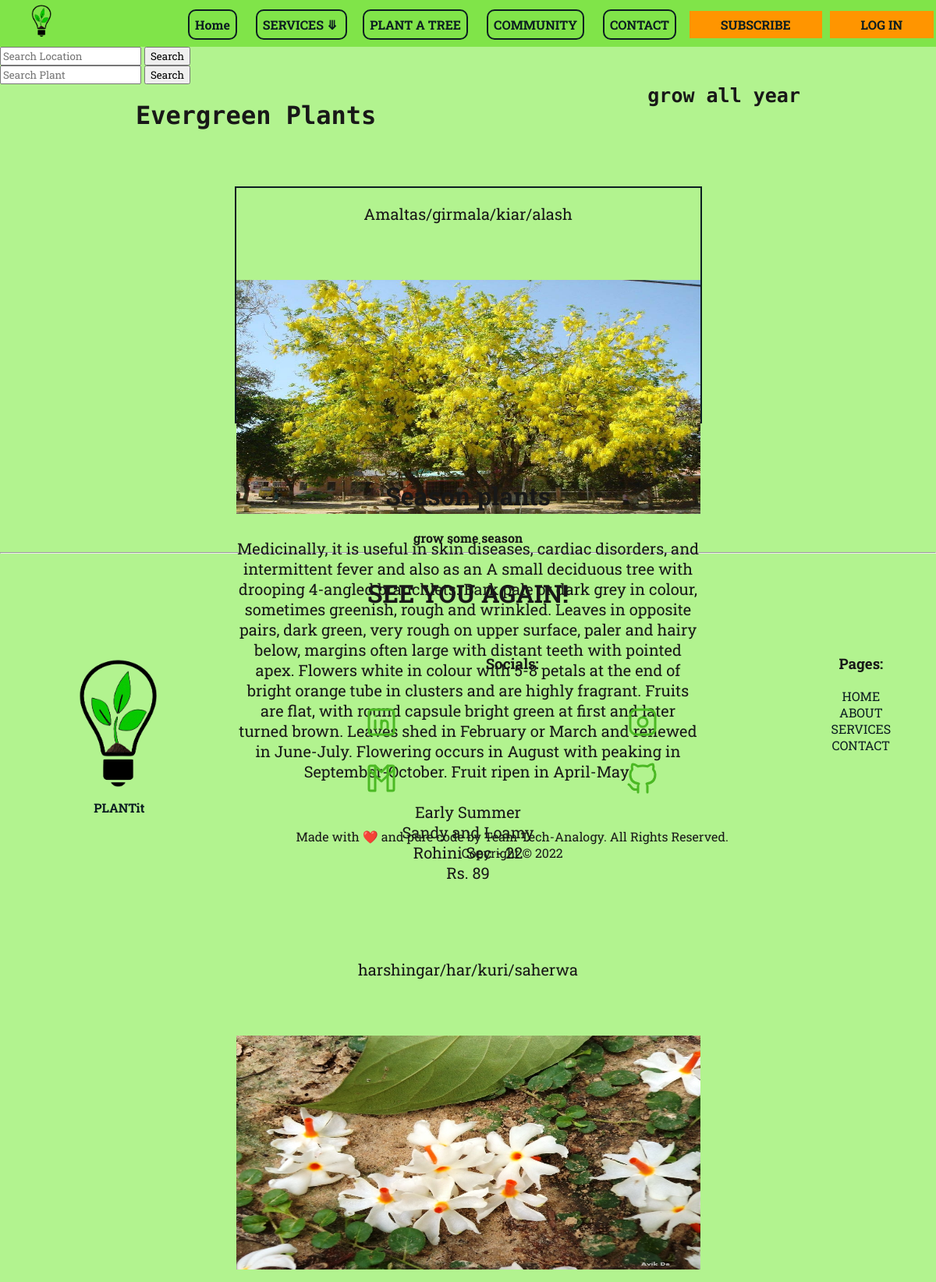
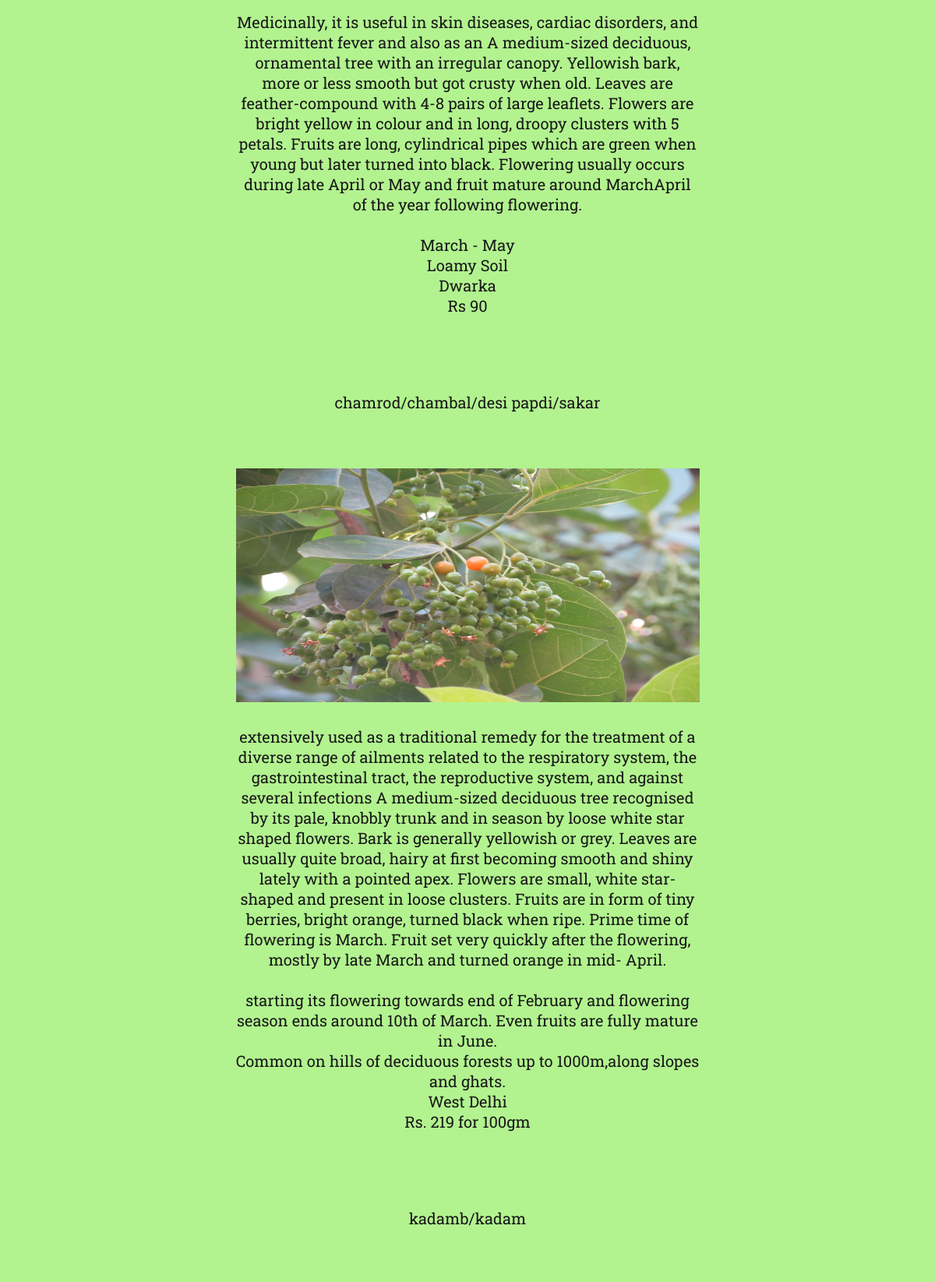
Screenshot of /plantfinder/ (upper part) with the database file from the repository (2 pictures, top to bottom).
### home/models.py (models this page shows, shortened)
class Plant(models.Model) :
    plant_id=models.CharField(max_length=3,default='')
    plant_name=models.CharField(max_length=1000,default='')
    scientific_name=models.CharField(max_length=1000,default='')
    plant_description=models.CharField(max_length=1000,default='')
    plant_pic=models.ImageField(upload_to='media/')   #upload_to='/static/media'
    season=models.CharField(max_length=1000,default='')
    soil=models.CharField(max_length=1000,default='')
    location=models.CharField(max_length=1000,default='')
    cost=models.CharField(max_length=1000,default='')
    size=models.CharField(max_length=1000,default='')
    sunlight=models.CharField(max_length=1000,default='')
    medicinal_use=models.CharField(max_length=1000,default='')
    plant_type=models.CharField(max_length=1000,default='')

### home/views.py (the view)
# urls.py: path('plantfinder/', views.plantfinder, name='plantfinder'),
def plantfinder(request) :
    return render(request, 'plantfinder.html', {'plants': Plant.objects.all()})

### templates/plantfinder.html (shortened to what this page needs)
{% load static %}
<!DOCTYPE html>
<html lang="en">
<head>
    <link rel="stylesheet" href="{% static 'style.css' %}">
</head>
<body>
    <div id="strip1">
        <header>
            <div>
                <a href="/index">
                    {% load static %} <img id="logo" src="{% static "/media/logo2.png" %}" alt="PLANTit">
                </a>
            </div>
            <br>
            <nav>
                <a class="navButton" href="/index">Home</a>
                <a class="navButton" href="#strip3">SERVICES <strong class="downicon">&#10507;</strong> </a>
                <a class="navButton" href="/plantfinder">PLANT A TREE</a>
                <a class="navButton" href="#strip7">COMMUNITY</a>
                <a class="navButton" href="#contactstrip">CONTACT</a>
                <a id="navLoginButton" href="#mailingList">SUBSCRIBE</a>
                <a id="navLoginButton" href="backend.php">LOG IN</a>
            </nav>
        </header>
    </div>
    <form name="search" method="get" action="/searchlocation/">
        <input type="search" placeholder="Search Location" name="query" id="search">
        <button type="submit">Search</button>
    </form>
    <form name="search" method="get" action="/searchplant/">
        <input type="search" placeholder="Search Plant" name="query" id="searchplant">
        <button type="submit">Search</button>
    </form>
    <div class="container heading centred" id="portfolioHeading-1" >
        <h1 class="stripHeading">Evergreen Plants</h1>
        <strong class="stripSubHeading">grow all year</strong>
        <div class="item">
            {%for i in plants%}
                <p> {{i.plant_name}} </p> <br> <br>
                <img class="fleximg" src="{{i.plant_pic.url}}"> <br> <br>
                {{i.medicinal_use}}
                {{i.plant_description}} <br>
                {{i.scientific_mail}} <br>
                {{i.season}} <br>
                {{i.soil}} <br>
                {{i.location}} <br>
                {{i.cost}} <br>
                <br> <br> <br>
            {% endfor %}
        </div>
    </div>
    <div class="heading centred" id="portfolioHeading-2">
        <h1>Season plants</h1> <strong>grow some season</strong>
    </div>
    <hr>
    <footer id="footerMenu" class="centred">
        <div id="footerAbove">
            <h1 class="centred">SEE YOU AGAIN!</h1>
        </div>
        <div id="footerRight">
            <h3>Pages:</h3>
            <a href="/index" target="_blank">HOME</a> <br>
            <a href="/about" target="_blank">ABOUT</a> <br>
            <a href="/services" target="_blank">SERVICES</a> <br>
            <a href="/contact" target="_blank">CONTACT</a> <br>
        </div>
        <div id="footerLeft">
            <a href="/index">
                <div>
                    {% load static %} <img id="logoDown" src="{% static "/media/logo2.png" %}" alt="PLANTit">
                </div>
                <div>
                    <strong>PLANTit</strong>
                </div>
            </a>
        </div>
        <div id="footerMid">
            <h3 id="socialhead">Socials:</h3>
            <a href="https://www.linkedin.com/in/ishaan-minocha-785779250/" target="_blank">
                <div id="linkedin">
                </div>
            </a>
            <a href="https://www.instagram.com/ishaantrovert/" target="_blank">
                <div id="instagram">
                </div>
            </a>
            <a href="mailto:minochaishaan2003@gmail.com" target="_blank">
                <div id="gmail">
                </div>
            </a>
            <a href="https://github.com/IshaanMinocha" target="_blank">
                <div id="github">
                </div>
            </a>
        </div>
        <br>
        <div>
            Made with ❤️ and pure code by Team Tech-Analogy. All Rights Reserved. <br>
            Copyright &copy; 2022
        </div>
            <a href="/index">{% load static %}<img src="{% static "/media/uparrow.png" %}" alt="TOP"
                    style="width:40px;"></a>
    </footer>
</body>
</html>
</body>
</html>

### static/style.css (style rules this page uses)
* { font-family: 'Roboto Slab', serif; transition-property: all; transition-duration: 0.3s; }
:root { --bg-color: #80e449; --primary-color: rgb(11, 29, 33); --secondary-color: #ff9500; --tertiary-color: #ca8639; --text-color: #181818; }
body { margin: 0; padding: 0; color: var(--text-color); background-color: #b2f38f; }
#strip1 { position: sticky; top: 0px; background-color: var(--bg-color); height: 60px; }
.heading { font-family: 'Montserrat', sans-serif; }
#logo { height: 50px; margin-left: 30px; position: fixed; }
.centred { text-align: center; }
nav { text-align: right; }
.navButton { color: var(--primary-color); border-radius: 10px; padding: 7px; width: 100px; margin: 10px; border: 2px solid var(--primary-color); cursor: pointer; font-weight: bold; text-align: center; }
a { text-decoration: none; color: var(--primary-color); }
#navLoginButton { background-color: var(--secondary-color); padding: 7px; padding-left: 40px; padding-right: 40px; margin: 3px; border: none; cursor: pointer; font-weight: bold; text-align: center; color: var(--primary-color); }
#logoDown { width: 190px; }
#footerMenu { display: grid; grid-gap: 1rem; grid-template-areas: 'footerAbove footerAbove footerAbove' 'footerLeft footerMid footerRight' 'footerBottom footerBottom footerBottom'; }
#footerAbove { grid-area: footerAbove; }
#footerLeft { grid-area: footerLeft; }
#footerRight { grid-area: footerRight; }
#footerMid { grid-area: footerMid; display: grid; grid-template-areas: 'socialhead socialhead' 'gmail instagram' 'github linkedin'; }
#socialhead { grid-area: socialhead; }
#linkedin { display: inline; grid-area: linkedin; }
#instagram { display: inline; grid-area: instagram; }
#gmail { display: inline; grid-area: gmail; }
#github { display: inline; grid-area: github; }
.container { display: flex; justify-content: space-around; flex-wrap: wrap; }
.item { width: 595px; height: 300px; border: 2px solid var(--primary-color); margin: 50px; font-size: 20px; }
.fleximg { width: 595px; height: 300px; }
.stripHeading { font-family: 'Chivo Mono', monospace; font-size: 32px; font-weight: bold; }
.stripSubHeading { font-family: 'Chivo Mono', monospace; font-size: 25px; }

### rows the page displays
Plant: plant_name "Amaltas/girmala/kiar/alash", plant_pic (picture), medicinal_use "Medicinally, it is useful in skin diseases, cardiac disorders, and intermittent fever and also as an", plant_description "A small deciduous tree with drooping 4-angled branchlets. Bark pale or dark grey in colour, sometimes greenish, rough and wrinkled. Leaves in opposite pairs, dark green, very rough on upper surface, paler and hairy below, margins often large with distant teeth with pointed apex. Flowers white in colour with 5-8 petals at the end of bright orange tube in clusters and are highly fragrant. Fruits are flat, with round capsule bright green at first and later turned brown. Leaves shed in February or March and renewed in June-July. Flowering occurs in August with peaking in September-October. Fruit ripen in April-May.", season "Early Summer", soil "Sandy and Loamy", location "Rohini Sec - 22", cost "Rs. 89"
Plant: plant_name "harshingar/har/kuri/saherwa", plant_pic (picture), medicinal_use "Medicinally, it is useful in skin diseases, cardiac disorders, and intermittent fever and also as an", plant_description "A medium-sized deciduous, ornamental tree with an irregular canopy. Yellowish bark, more or less smooth but got crusty when old. Leaves are feather-compound with 4-8 pairs of large leaflets. Flowers are bright yellow in colour and in long, droopy clusters with 5 petals. Fruits are long, cylindrical pipes which are green when young but later turned into black. Flowering usually occurs during late April or May and fruit mature around MarchApril of the year following flowering.", season "March - May", soil "Loamy Soil", location "Dwarka", cost "Rs 90"
Plant: plant_name "chamrod/chambal/desi papdi/sakar", plant_pic (picture), medicinal_use "extensively used as a traditional remedy for the treatment of a diverse range of ailments related to the respiratory system, the gastrointestinal tract, the reproductive system, and against several infections", plant_description "A medium-sized deciduous tree recognised by its pale, knobbly trunk and in season by loose white star shaped flowers. Bark is generally yellowish or grey. Leaves are usually quite broad, hairy at first becoming smooth and shiny lately with a pointed apex. Flowers are small, white star-shaped and present in loose clusters. Fruits are in form of tiny berries, bright orange, turned black when ripe. Prime time of flowering is March. Fruit set very quickly after the flowering, mostly by late March and turned orange in mid- April.", season "starting its flowering towards end of February and flowering season ends around 10th of March. Even fruits are fully mature in June.", soil "Common on hills of deciduous forests up to 1000m,along slopes and ghats.", location "West Delhi", cost "Rs. 219 for 100gm"
Plant: plant_name "kadamb/kadam"
